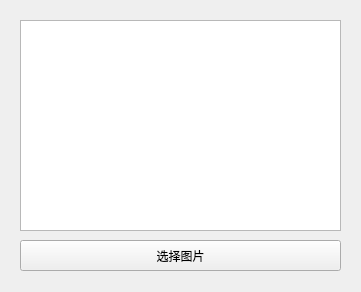
<?xml version="1.0" encoding="UTF-8"?>
<ui version="4.0">
 <class>ImageAugmentationClass</class>
 <widget class="QWidget" name="ImageAugmentationClass">
  <property name="geometry">
   <rect>
    <x>0</x>
    <y>0</y>
    <width>361</width>
    <height>292</height>
   </rect>
  </property>
  <property name="windowTitle">
   <string>ImageAugmentation</string>
  </property>
  <widget class="QGraphicsView" name="graphicsView">
   <property name="geometry">
    <rect>
     <x>20</x>
     <y>20</y>
     <width>321</width>
     <height>211</height>
    </rect>
   </property>
  </widget>
  <widget class="QPushButton" name="pushButton">
   <property name="geometry">
    <rect>
     <x>20</x>
     <y>240</y>
     <width>321</width>
     <height>31</height>
    </rect>
   </property>
   <property name="text">
    <string>选择图片</string>
   </property>
  </widget>
 </widget>
 <layoutdefault spacing="6" margin="11"/>
 <resources>
  <include location="ImageAugmentation.qrc"/>
 </resources>
 <connections/>
</ui>
